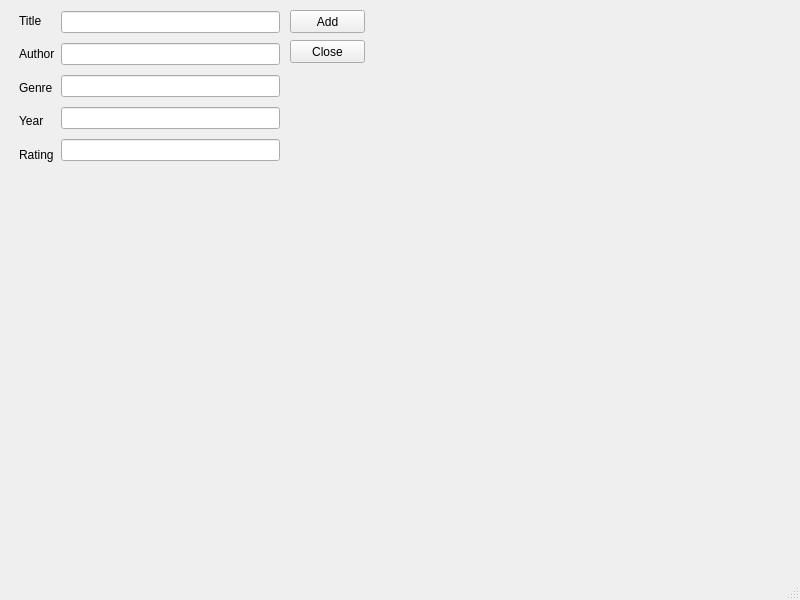
<?xml version="1.0" encoding="UTF-8"?>
<ui version="4.0">
 <class>MainWindow</class>
 <widget class="QMainWindow" name="MainWindow">
  <property name="geometry">
   <rect>
    <x>0</x>
    <y>0</y>
    <width>800</width>
    <height>600</height>
   </rect>
  </property>
  <property name="windowTitle">
   <string>MainWindow</string>
  </property>
  <widget class="QWidget" name="centralwidget">
   <widget class="QWidget" name="horizontalLayoutWidget">
    <property name="geometry">
     <rect>
      <x>19</x>
      <y>7</y>
      <width>261</width>
      <height>161</height>
     </rect>
    </property>
    <layout class="QHBoxLayout" name="horizontalLayout">
     <item>
      <layout class="QVBoxLayout" name="verticalLayout">
       <item>
        <widget class="QLabel" name="label_4">
         <property name="text">
          <string>Title</string>
         </property>
        </widget>
       </item>
       <item>
        <widget class="QLabel" name="label_3">
         <property name="text">
          <string>Author</string>
         </property>
        </widget>
       </item>
       <item>
        <widget class="QLabel" name="label_2">
         <property name="text">
          <string>Genre</string>
         </property>
        </widget>
       </item>
       <item>
        <widget class="QLabel" name="label">
         <property name="text">
          <string>Year</string>
         </property>
        </widget>
       </item>
       <item>
        <widget class="QLabel" name="label_5">
         <property name="text">
          <string>Rating</string>
         </property>
        </widget>
       </item>
      </layout>
     </item>
     <item>
      <layout class="QVBoxLayout" name="verticalLayout_2">
       <item>
        <widget class="QLineEdit" name="lineEdit_4"/>
       </item>
       <item>
        <widget class="QLineEdit" name="lineEdit"/>
       </item>
       <item>
        <widget class="QLineEdit" name="lineEdit_2"/>
       </item>
       <item>
        <widget class="QLineEdit" name="lineEdit_3"/>
       </item>
       <item>
        <widget class="QLineEdit" name="lineEdit_5"/>
       </item>
      </layout>
     </item>
    </layout>
   </widget>
   <widget class="QPushButton" name="pushButton">
    <property name="geometry">
     <rect>
      <x>290</x>
      <y>10</y>
      <width>75</width>
      <height>23</height>
     </rect>
    </property>
    <property name="text">
     <string>Add</string>
    </property>
   </widget>
   <widget class="QPushButton" name="pushButton_2">
    <property name="geometry">
     <rect>
      <x>290</x>
      <y>40</y>
      <width>75</width>
      <height>23</height>
     </rect>
    </property>
    <property name="text">
     <string>Close</string>
    </property>
   </widget>
  </widget>
  <widget class="QMenuBar" name="menubar">
   <property name="geometry">
    <rect>
     <x>0</x>
     <y>0</y>
     <width>800</width>
     <height>21</height>
    </rect>
   </property>
  </widget>
  <widget class="QStatusBar" name="statusbar"/>
 </widget>
 <resources/>
 <connections/>
</ui>
